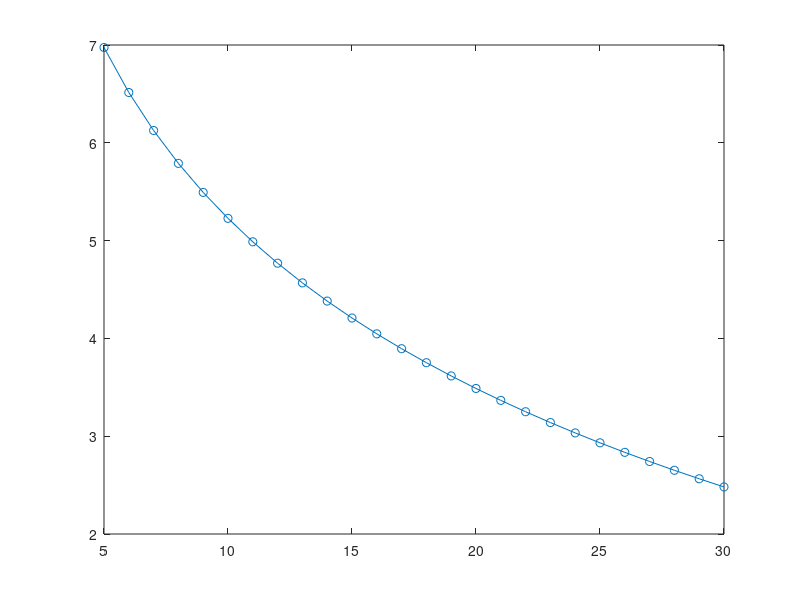

MATLAB code to generate this figure: (Note: this script raises an error after producing the figure.)
dSR=10;
dBS=7;
dBR=7;
phi2=10^-6;
Pb=10^3;
alpha=0.99;
nguy=0.9;
e=(randn(1,1) + randn(1,1)*1i);
c=3.5;
Pj=10;
Rsaf=zeros(1,26);
Rsdf=zeros(1,26);
avgRsdf=zeros(1,26);
avgRsaf=zeros(1,26);
for time=1:10000
    e=(randn(1,1) + randn(1,1)*1i);
    for dRD=5:30

        dRE=15;
        dSE=sqrt(dSR^2+dRE^2);

        hSR=(dSR^(-c/2))*e;
        hRD=(dRD^(-c/2))*e;
        hBS=(dBS^(-c/2))*e;
        hBR=(dBR^(-c/2))*e;
        hRE=(dRE^(-c/2))*e;
        hSE=(dSE^(-c/2))*e;
        Ps=(2*nguy*Pb*(norm(conj(hBS))^2)*alpha)/(1-alpha);
        Pr=(2*nguy*Pb*(norm(conj(hBR))^2)*alpha)/(1-alpha);
        G=1/sqrt(Ps*(norm(hSR)^2));
        alphaRD=(norm(hRD)^2)/phi2;
        alphaSE=(norm(hSE)^2)/phi2;
        alphaRE=(norm(hRE)^2)/phi2;


        Rddf=(1/2)*log2(1+Pr*alphaRD);
        Redf=(1/2)*log2(1+((Ps*alphaSE)/(1+Pj*alphaRE))+((Pr*alphaRE)/(1+Pj*alphaSE)));
        Rsdf(1,dRD-4)=Rddf-Redf;
        if Rsdf(1,dRD-4)<0
            Rsdf(1,dRD-4)=0;
        end

        Rdaf=(1/2)*log2(1+G^2*Ps*alphaRD);
        Reaf=(1/2)*log2(1+((Ps*alphaSE)/(1+Pj*alphaRE))+((G^2*Ps*alphaRE)/(1+Pj*alphaSE)));
        Rsaf(1,dRD-4)=Rdaf-Reaf;
        if Rsaf(1,dRD-4)<0
            Rsaf(1,dRD-4)=0;
        end
        
        %avgRsdf(1,dRE-14)=avgRsdf(1,dRE-14)+Rsdf(1,dRE-14);
        %avgRsaf(1,dRE-14)=avgRsaf(1,dRE-14)+Rsaf(1,dRE-14);
    end
    avgRsdf=avgRsdf+Rsdf;
    avgRsaf=avgRsaf+Rsaf;
end
avgRsdf=avgRsdf/time;
avgRsaf=avgRsaf/time;
%for dRE=15:40
%avgRsaf(1,dRE-14)=avgRsaf(1,dRE-14)/time;
%avgRsdf(1,dRE-14)=avgRsdf(1,dRE-14)/time;
%end
dRD=5:30;
x=plot(dRD,avgRsdf,'-o');
x.LineWidth=1;
hold on;
y=plot(dRD,avgRsaf,'-x');
y.LineWidth=1;
hold off;
grid on
legend('decode and forward', 'amplify and forward');
xlabel('\fontsize{10}relay-destination distance (m)');
ylabel('\fontsize{10}secrecy rate (bps/Hz)');